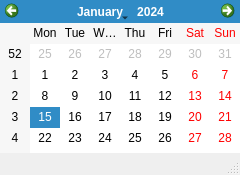
<?xml version="1.0" encoding="UTF-8"?>
<ui version="4.0">
 <class>ventCalendar</class>
 <widget class="QMainWindow" name="ventCalendar">
  <property name="geometry">
   <rect>
    <x>0</x>
    <y>0</y>
    <width>240</width>
    <height>175</height>
   </rect>
  </property>
  <property name="minimumSize">
   <size>
    <width>240</width>
    <height>175</height>
   </size>
  </property>
  <property name="maximumSize">
   <size>
    <width>240</width>
    <height>175</height>
   </size>
  </property>
  <property name="windowTitle">
   <string>Calendario</string>
  </property>
  <property name="windowIcon">
   <iconset>
    <normaloff>img/calendar.png</normaloff>img/calendar.png</iconset>
  </property>
  <widget class="QWidget" name="centralwidget">
   <widget class="QCalendarWidget" name="calendar">
    <property name="geometry">
     <rect>
      <x>0</x>
      <y>0</y>
      <width>240</width>
      <height>170</height>
     </rect>
    </property>
    <property name="minimumSize">
     <size>
      <width>240</width>
      <height>170</height>
     </size>
    </property>
    <property name="maximumSize">
     <size>
      <width>240</width>
      <height>170</height>
     </size>
    </property>
   </widget>
  </widget>
  <widget class="QStatusBar" name="statusbar"/>
 </widget>
 <resources/>
 <connections/>
</ui>
